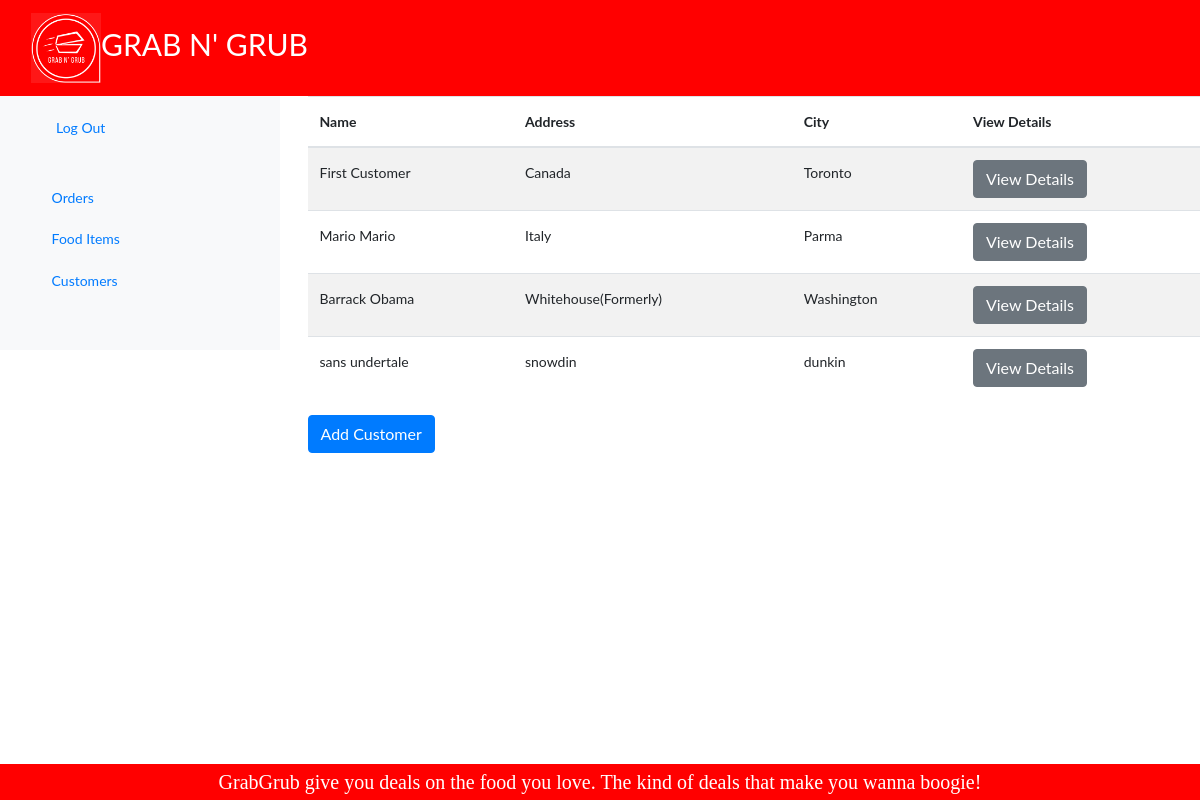
Page /customer on the committed database.
### Kiosk/models.py (models this page shows, shortened)
class Customer(models.Model):
    name = models.CharField(max_length=300)
    address = models.CharField(max_length=1000)
    city = models.CharField(max_length=500)
    objects = models.Manager()

### Kiosk/views.py (the view)
# urls.py: path('customer', views.customer, name='customer'),
def customer(request):
    customer_object = Customer.objects.all()
    return render(request, 'Kiosk/customer.html', {'Customer':customer_object})

### Kiosk/templates/Kiosk/customer.html
{% extends 'Kiosk/base.html' %}
{% load static %}
{% block content %}
<table class="table table-striped">
  <thead>
      <th scope="col"> Name </th>
      <th scope="col"> Address </th>
      <th scope="col"> City </th>
      <th scope="col"> View Details </th>
  </thead>
  <tbody>
      {% for d in Customer %}
      <tr>
          <td> {{ d.name }} </td>
          <td> {{ d.address }} </td>
          <td> {{ d.city }} </td>
          <td> <a href="{% url 'customer_detail' pk=d.pk %}"><dutton type="button" class="btn btn-secondary">View Details</button></a> </td>
      </tr>
      {% endfor %}
  </tbody>
</table>
<a href="{% url 'add_customer' %}"><button type="button" class="btn btn-primary">Add Customer</button>
{% endblock %}

### Kiosk/templates/Kiosk/base.html (shortened to what this page needs)
{% load static %}
<!DOCTYPE html>
<html>
    <head>
        <link rel="stylesheet" href="{% static '/bootstrap/css/bootstrap.min.css' %}">
        <link rel="stylesheet" href="{% static '/bootstrap/css/style.css' %}">
        <link rel="stylesheet" href="https://cdnjs.cloudflare.com/ajax/libs/font-awesome/4.7.0/css/font-awesome.min.css">
    </head>
    <body>
        <div>
          <nav class="navbar navbar-custom">
            <div class="container-fluid">
              <div class="navbar-header">
                <a class="navbar-brand" href="#"><img class="logothing" src="{% static '/img/logo.png' %}">GRAB N' GRUB</a>
              </div>
            </div>
          </nav>
      </div>
          <div class="row">
            <div class="col-3">
              {% block sidebar %}
              <div class="d-flex flex-column p-3 bg-light" style="width: 280px;">
                  <a href="/" class="d-flex align-items-center mb-3 mb-md-0 me-md-auto link-dark text-decoration-none">
                    <svg class="bi me-2" width="40" height="32"><use xlink:href="#bootstrap"></use></svg>
                    <span class="fs-4">Log Out</span>
                  </a>
                  <ul class="nav nav-pills flex-column mb-auto">
                    <li class="nav-item">
                      <a href="{% url 'order' %}" class="nav-link link-dark" aria-current="page">
                        <svg class="bi me-2" width="16" height="16"><use xlink:href="#home"></use></svg>
                        Orders
                      </a>
                    </li>
                    <li>
                      <a href="{% url 'food' %}" class="nav-link link-dark">
                        <svg class="bi me-2" width="16" height="16"><use xlink:href="#speedometer2"></use></svg>
                        Food Items
                      </a>
                    </li>
                    <li>
                      <a href="{% url 'customer' %}" class="nav-link link-dark">
                        <svg class="bi me-2" width="16" height="16"><use xlink:href="#table"></use></svg>
                        Customers
                      </a>
                    </li>
                  </ul>
                </div>
              {% endblock %}
            </div>
              <div class="col-9">
                {% block content %}
                {% endblock %}
              </div>
          </div>
          <footer class="footer">
            <center>
              <div class="container"> GrabGrub give you deals on the food you love. The kind of deals that make you wanna boogie!</div>
            </center>
        </footer>
    </body>
</html>

### Kiosk/templates/Kiosk/base.html (style rules this page uses)
.navbar-custom { background-color:#ff0000; }
.navbar-custom .navbar-brand, .navbar-custom .navbar-text { color: white; font-size: 30px; }
.footer { background-color:#ff0000; font-size: 20px; color: white; font-family: "Times New Roman", Times, serif; position: fixed; left:0; bottom:0; width:100%; text-align:center; }
body { margin: 0; font-family: "Lato", sans-serif; }
.logothing { height: 70px; width: 70px; }

### rows in the picture
Customer: name "First Customer", address "Canada", city "Toronto"
Customer: name "Mario Mario", address "Italy", city "Parma"
Customer: name "Barrack Obama", address "Whitehouse(Formerly)", city "Washington"
Customer: name "sans undertale", address "snowdin", city "dunkin"
